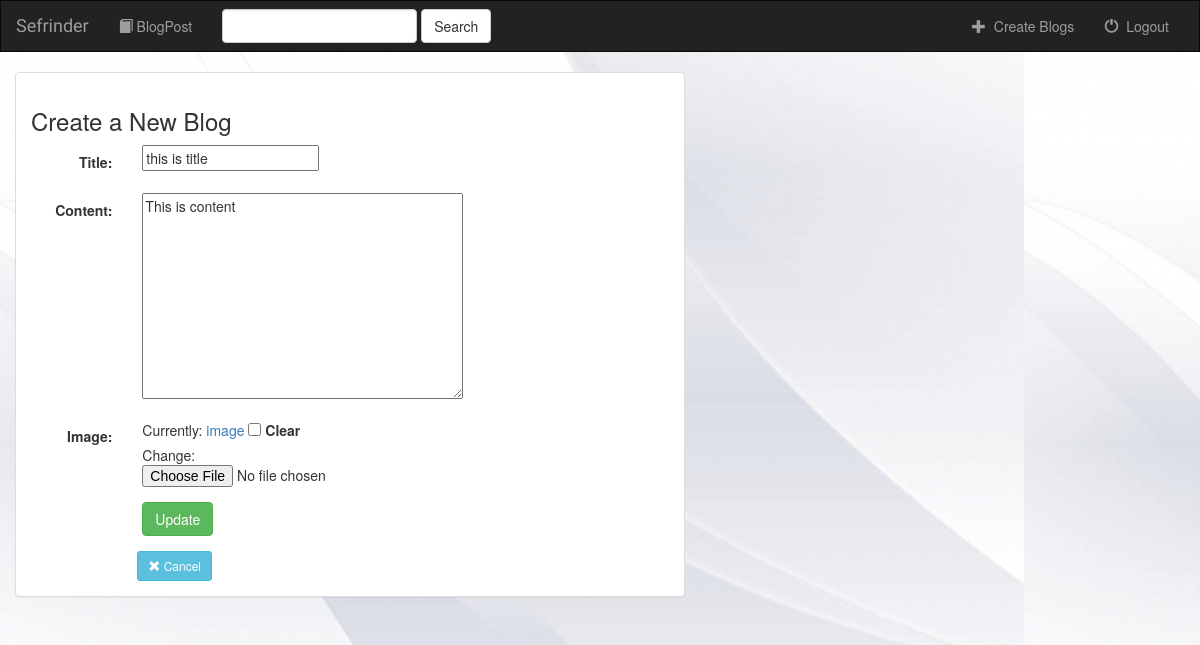
/blog/1/edit, run on an earlier commit of the app's database.
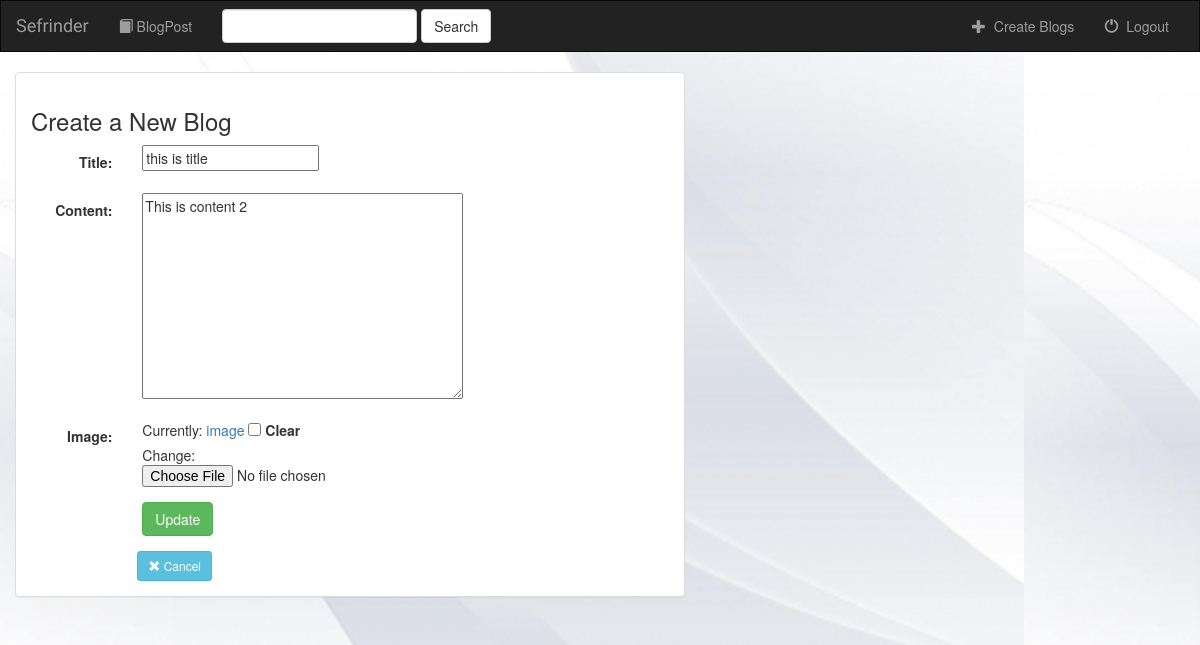
And on a later commit of the database.
### blogs/models.py (models this page shows, shortened)
class Blog(models.Model):
    title = models.CharField(max_length=200)
    image = models.ImageField(upload_to=upload_location,
            null=True,
            blank=True,
            width_field = "width_field",
            height_field = "height_field")
    height_field = models.IntegerField(default=0)
    width_field = models.IntegerField(default=0)
    content = models.TextField()
    updated = models.DateTimeField(auto_now=True, auto_now_add=False)
    timeposted = models.DateTimeField(auto_now=False, auto_now_add=True)
    def get_absolute_url(self):
        return reverse('blogs:detail', kwargs={'id':self.id})

### blogs/views.py (the view)
# urls.py: url(r'^(?P<id>[0-9]+)/edit$', views.blog_update, name='update'),
def blog_update(request, id=None):
    instance = get_object_or_404(Blog, id=id)
    form  = BlogForm(request.POST or None, request.FILES or None, instance = instance)
    if form.is_valid():
        instance = form.save(commit=False)
        instance.save()
        messages.success(request, "Successfully updated")
        return HttpResponseRedirect(instance.get_absolute_url())
    context = {
        "title": instance.title,
        "instance" : instance,
        "form" : form,
    }
    return render(request, 'blogs/blog_update.html', context)

### blogs/forms.py
class BlogForm(forms.ModelForm):
    class Meta:
        model = Blog
        fields = [
            "title",
            "content",
            "image",
        ]

### blogs/templates/blogs/blog_update.html (shortened to what this page needs)
{% extends 'blogs/base.html' %}
{% block content %}
<div class="container-fluid">
    <div class="row">
        <div class="col-sm-12 col-md-7">
            <div class="panel panel-default">
                <div class="panel-body">
                    <h3>Create a New Blog</h3>
                    <form class="form-horizontal" role="form" action="" method="post" enctype="multipart/form-data">
                            {% include 'blogs/form_template.html' %}
                        <div class="form-group">
                            <div class="col-sm-offset-2 col-sm-10">
                                <button type="submit" class="btn btn-success btn-md">Update</button>
                            </div>
                        </div>
                    </form>
                    <div class="col-sm-offset-2">
                        <a href="{{instance.get_absolute_url}}"><button class="btn btn-info btn-sm">
                            <span class="glyphicon glyphicon-remove" aria-hidden="true"></span>
                        Cancel</button>
                        </a>
                    </div>
                </div>
            </div>
        </div>
    </div>
</div>
{% endblock content %}

### blogs/templates/blogs/form_template.html (shortened to what this page needs)
{% for field in form %}
    <div class="form-group">
        <div class="col-sm-offset-2 col-sm-10">
        </div>
        <label class="control-label col-sm-2" for="field_title">{{ field.label_tag }}</label>
        <div class="col-sm-10">{{ field }}</div>
    </div>
{% endfor %}

What changed in the data, as far as the page shows it:
changed Blog "this is title": content "This is content" → "This is content 2"
